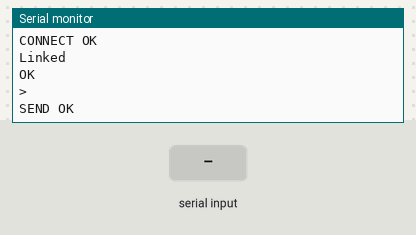
The sketch below on a simulated Arduino Uno, built with avr-gcc and run on an emulated ATmega328P. On the bench: the last lines printed to the serial monitor. The test bench sets the inputs (shaded band). The modem accepts every AT command (registered, SIM ready, sends succeed) and sends nothing else.

Above: at 4.2 s.
4.3 s: "1" received over the second serial link
At 6.4 s:
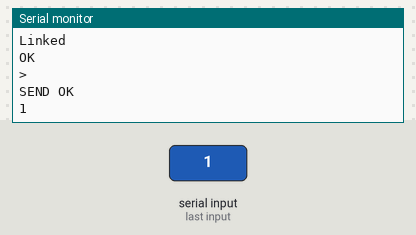
6.7 s: "0" received over the second serial link
At 8.2 s:
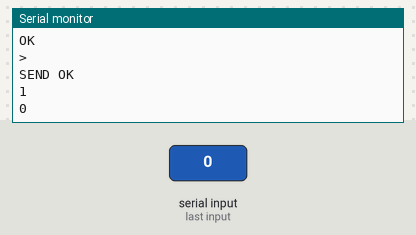

Measured:
- after the input at 4.3 s, the serial monitor: prints a new line after 1.0 s (image 1)
- after the input at 6.7 s, the serial monitor: prints a new line after 1.0 s (image 2)

The sketch:

WIFI_GO.ino
```cpp
#include <SoftwareSerial.h>
SoftwareSerial mySerial(8, 9); // RX, TX

void setup() {
  Serial.begin(9600);
  while (!Serial) {
    ;
  }
  mySerial.begin(115200);
  mySerial.println("AT");
  delay(1000);
//  mySerial.println("AT+RST");
//  delay(1000);
  mySerial.println("AT+CIPSTART=\"TCP\",\"192.168.1.2\",8080");
  delay(1000);
  mySerial.println("AT+CIPSEND=5");
  delay(1000);
  mySerial.println("123abc");
}

void loop() {
  if (mySerial.available())
  {
    Serial.println(mySerial.readString());
//    mySerial.println("AT+SEND=5");
//    mySerial.println("123abc");
  }
  if (Serial.available())
  {
    mySerial.println(Serial.readString());
  }

}
```
